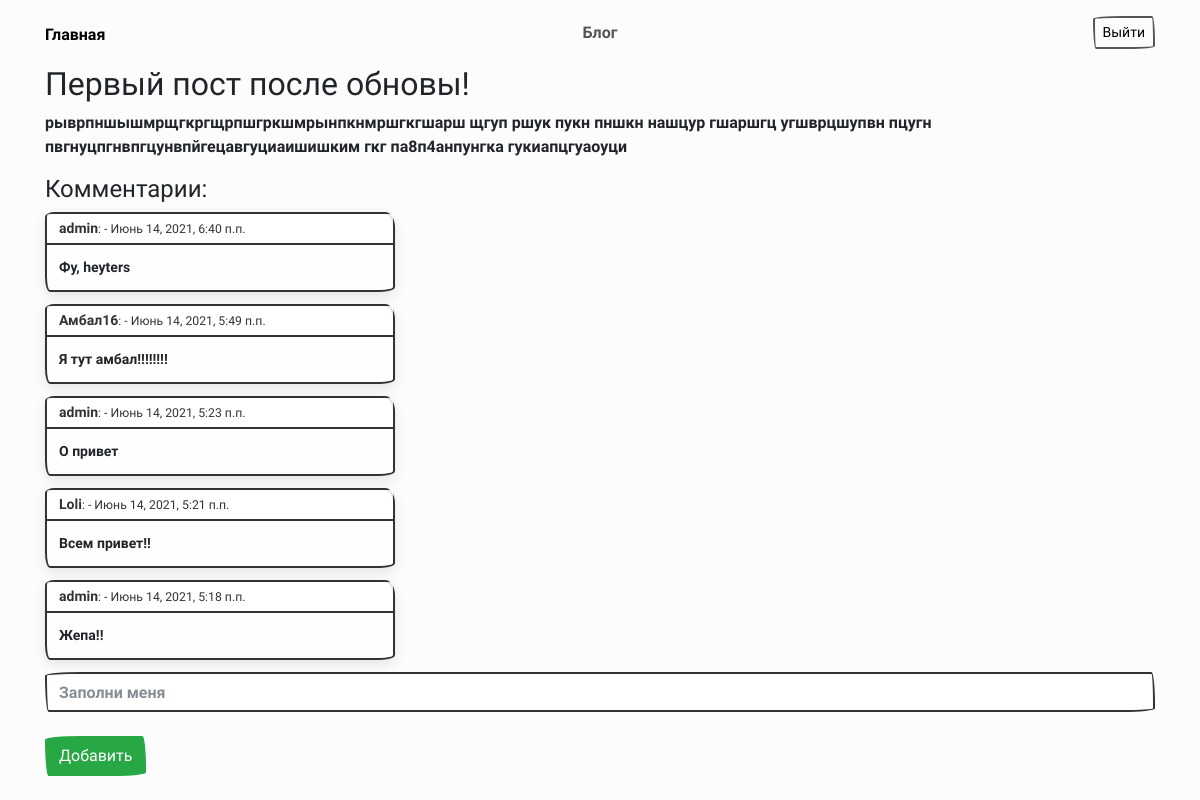
The app's page /post/1/ (signed in) with its own data.
### main/models.py (models this page shows, shortened)
class Post(models.Model):
    title = models.CharField('Название', max_length=50)
    discription = models.TextField('Описание')

class Comment(models.Model):
    father_post = models.ForeignKey(Post, related_name='Пост', on_delete=models.CASCADE)
    autor = models.ForeignKey(User, related_name='Автор', on_delete=models.CASCADE)
    body = models.TextField()
    created = models.DateTimeField(auto_now_add=True)
    active = models.BooleanField(default=True)
    class Meta:
        ordering = ('created',)

### main/views.py (the view, shortened to what this page needs)
# urls.py: path('post/<int:id>/', views.PostDetal, name='post_detal'),
def PostDetal(request, id):
    error = ''
    user = ''
    id_p = Post.objects.get(id=id)
    form = CommentForm()
    comment = Comment.objects.filter(father_post=id_p.id)
    comment = comment.order_by('-id')
    is_a = request.user.is_authenticated
    if is_a:
        user = request.user
    else:
        user = ''
    Contex = {
        'posts': id_p,
        'comment': comment,
        'form': form,
        'error': error,
        'is_a': is_a,
    }
    return render(request, 'main/vive_post.html', Contex)

### main/forms.py
class CommentForm(ModelForm):
    class Meta:
        model = Comment
        fields = ["body"]
        widgets = {
            "body": TextInput(attrs={
                'class': 'form-control',
                'placeholder': 'Заполни меня'
            })
        }

### main/templates/main/vive_post.html (shortened to what this page needs)
{% extends 'main/base.html' %}
{% block login %}
    {% if is_a %}
    Выйти
    {% else %}
    Войти
    {% endif %}
{% endblock %}
{% block content %}
    <h2>{{ posts.title }}</h2>
    <p>{{ posts.discription }}</p>
    <h4>Комментарии:</h4>
    {% if comment %}
        {% for el in comment %}
            <div class="toast show" role="alert" aria-live="assertive" aria-atomic="true">
                  <div class="toast-header">
                    <strong class="me-auto">{{ el.autor }}</strong>
                    <small>: - {{ el.created }}</small>
                  </div>
                  <div class="toast-body">
                    {{ el.body }}
                  </div>
            </div>
        {% endfor %}
    {% else %}
        <p>Пока нет ни одного комментария((</p>
    {% endif %}
    {% if is_a %}
        <form method="post" >
            {{ form.body }}<br>
            <button type="submit" class="btn btn-success">Добавить</button>
        </form>
    {% else %}
        <div class="alert alert-dismissible alert-danger"><a class="alert-link" href="{% url 'login' %}">Неавторизованные</a> пользователи не могут оставлять комментарии</div>
    {% endif %}
{% endblock %}

### main/templates/main/base.html (style rules this page uses)
body { background: #fcfcfc; }

### records on screen
Post: title "Первый пост после обновы!", discription "рыврпншышмрщгкргщрпшгркшмрынпкнмршгкгшарш щгуп ршук пукн пншкн нашцур гшаршгц угшврцшупвн пцугн пвгнуцпгнвпгцунвпйгецавгуциаишишким гкг па8п4анпунгка гукиапцгуаоуци"
Comment: autor "admin", created "Июнь 14, 2021, 6:40 п.п.", body "Фу, heyters"
Comment: autor "Амбал16", created "Июнь 14, 2021, 5:49 п.п.", body "Я тут амбал!!!!!!!!"
Comment: autor "admin", created "Июнь 14, 2021, 5:23 п.п.", body "О привет"
Comment: autor "Loli", created "Июнь 14, 2021, 5:21 п.п.", body "Всем привет!!"
Comment: autor "admin", created "Июнь 14, 2021, 5:18 п.п.", body "Жепа!!"
